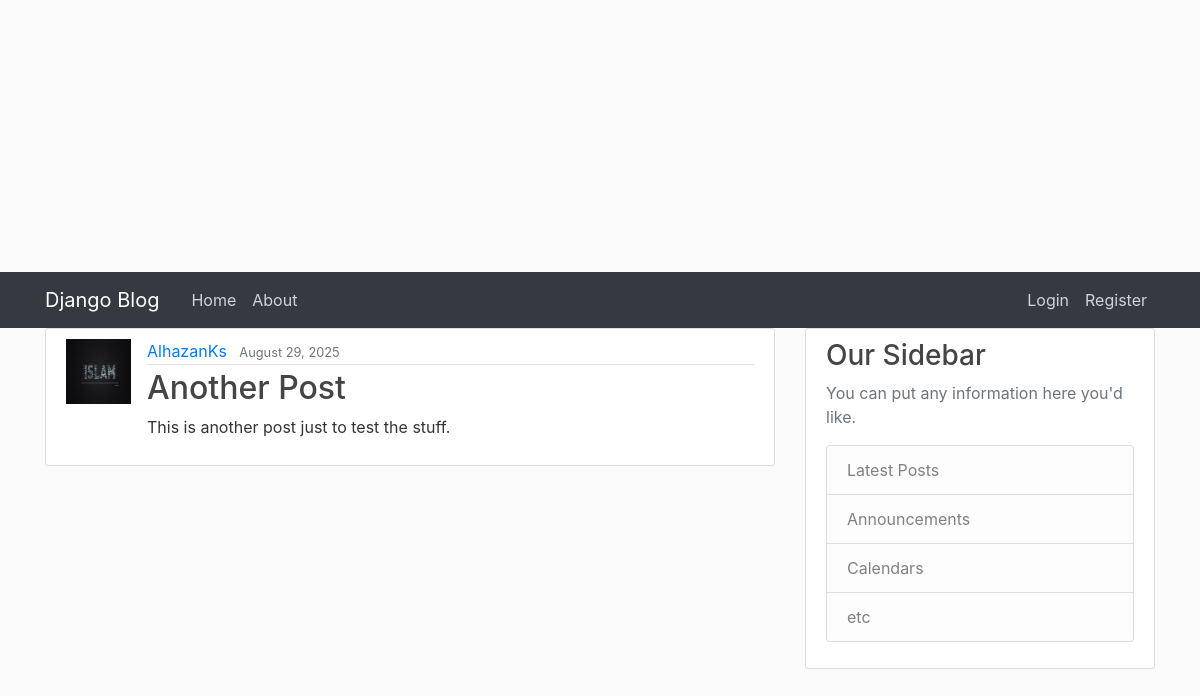
The page /post/34/ on the database its author committed.
### blog/models.py (models this page shows, shortened)
class Post(models.Model):
	class Status(models.TextChoices):
		DRAFT = 'DF', 'Draft'
		PUBLISHED = 'PB', 'Published'
	title = models.CharField(max_length=100)
	content = models.TextField()
	date_posted = models.DateTimeField(default=timezone.now)
	created = models.DateTimeField(auto_now_add=True)
	updated = models.DateTimeField(auto_now=True)
	"""In the above, i passed in auto_now=True which will put the current date and time the post was edited /updated
	and also i passed in auto_now_add=True which will put the current date and time only when the post was created
	but to be able to edit te date and time, timezone will be used imported from django.utils"""
	author = models.ForeignKey(User, on_delete=models.CASCADE, related_name='blog_posts')
	status = models.CharField(max_length=2,
							choices=Status.choices,
							default=Status.DRAFT)

### users/models.py (models this page shows, shortened)
class Profile(models.Model):
	user = models.OneToOneField(User, on_delete=models.CASCADE)
	image = models.ImageField(default='default.jpg', upload_to='profile_pics')

### blog/views.py (the view)
# urls.py: path('post/<int:pk>/', PostDetailView.as_view(), name='post-detail'),
class PostDetailView(DetailView):
	model = Post

### blog/templates/blog/post_detail.html (shortened to what this page needs)
{% extends "blog/base.html" %}
{% block content %}
	<article class="media content-section">
		<img class='rounded_circle article-img', src="{{ object.author.profile.image.url }}">
	  <div class="media-body">
	    <div class="article-metadata">
	      <a class="mr-2" href="{% url 'user-posts' object.author.username %}">{{ object.author }}</a>
	      <small class="text-muted">{{ object.date_posted|date:"F d, Y" }}</small>
	    </div>
	    <h2 class="article-title">{{ object.title }}</h2>
	    <p class="article-content">{{ object.content }}</p>
	  </div>
	</article>
{% endblock content %}

### blog/Static/blog/main.css (style rules this page uses)
body { background: #fafafa; color: #333333; margin-top: 17rem; }
h1, h2, h3, h4, h5, h6 { color: #444444; }
.content-section { background: #ffffff; padding: 10px 20px; border: 1px solid #dddddd; border-radius: 3px; margin-bottom: 20px; }
.article-title { color: #444444; }
.article-content { white-space: pre-line; }
.article-img { height: 65px; width: 65px; margin-right: 16px; }
.article-metadata { padding-bottom: 1px; margin-bottom: 4px; border-bottom: 1px solid #e3e3e3 }

### rows shown on the page
Post: author.profile.image (picture), author "AlhazanKs", date_posted "August 29, 2025", title "Another Post", content "This is another post just to test the stuff."
